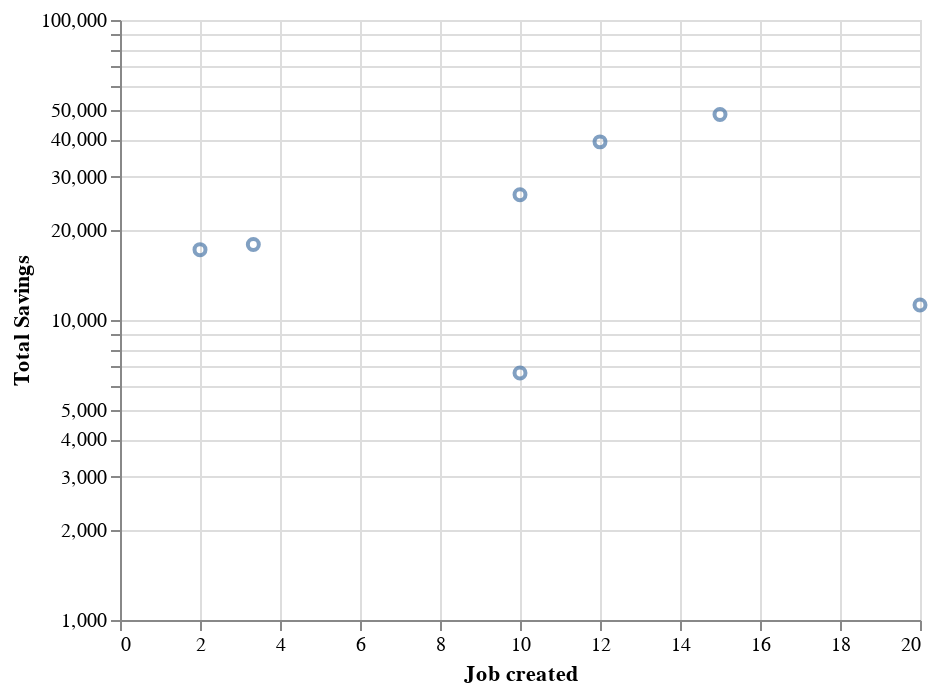

The notebook cell this image was saved under:
### Code cell
source = df2

alt.Chart(source).mark_point().encode(
    x='Job created',
    y=alt.Y('Total Savings', scale=alt.Scale(type="log"))
)

### Figure 1 — Vega-Lite specification as saved in the notebook (floating-point values rounded to 4 significant figures)
{"config": {"view": {"continuousWidth": 400, "continuousHeight": 300}}, "data": {"name": "data-291568985bdfbc1c2ac9db16ee372d0b"}, "mark": "point", "encoding": {"x": {"field": "Job created", "type": "quantitative"}, "y": {"field": "Total Savings", "scale": {"type": "log"}, "type": "quantitative"}}, "$schema": "https://vega.github.io/schema/vega-lite/v4.17.0.json", "datasets": {"data-291568985bdfbc1c2ac9db16ee372d0b": [{"Job created": null, "Total Savings": 469900.0}, {"Job created": 10.0, "Total Savings": 26140.0}, {"Job created": null, "Total Savings": 24340.0}, {"Job created": 2.0, "Total Savings": 17160.0}, {"Job created": null, "Total Savings": 4036.0}, {"Job created": null, "Total Savings": 59950.0}, {"Job created": 15.0, "Total Savings": 48430.0}, {"Job created": null, "Total Savings": 13990.0}, {"Job created": null, "Total Savings": 9754.0}, {"Job created": null, "Total Savings": 23930.0}, {"Job created": 12.0, "Total Savings": 39250.0}, {"Job created": null, "Total Savings": 2761.0}, {"Job created": 10.0, "Total Savings": 6658.0}, {"Job created": 3.333, "Total Savings": 17840.0}, {"Job created": null, "Total Savings": 61830.0}, {"Job created": null, "Total Savings": 37210.0}, {"Job created": null, "Total Savings": 17760.0}, {"Job created": 20.0, "Total Savings": 11230.0}, {"Job created": null, "Total Savings": 14320.0}, {"Job created": null, "Total Savings": 14330.0}]}}
